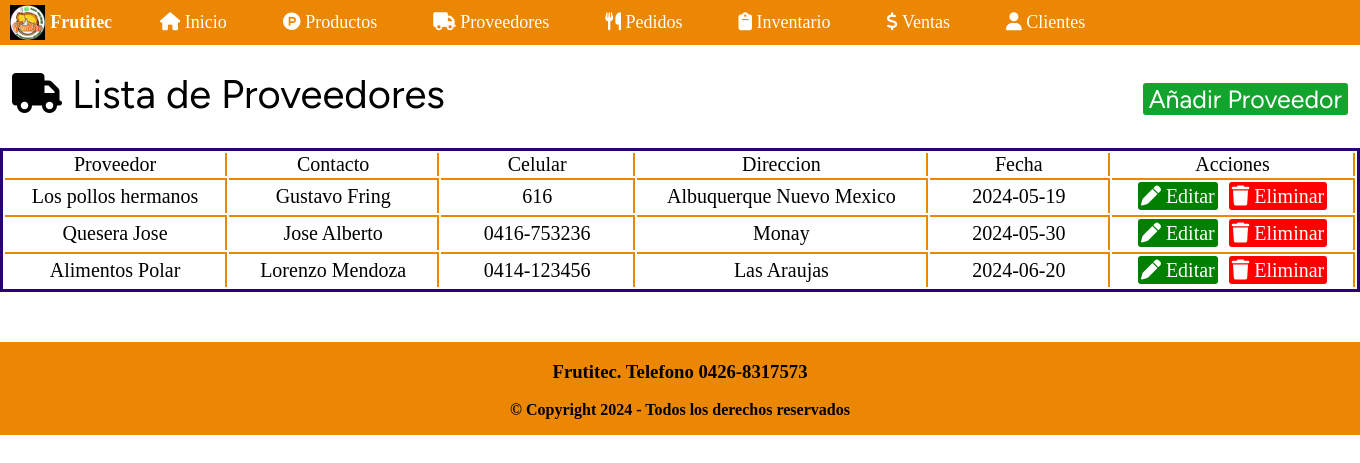
Page /assets/PHP/proveedores.php (signed in) on the committed database.
### tables this page shows
CREATE TABLE `registro_proveedores` (
  `idproveedor` int(25) NOT NULL,
  `proveedor` varchar(50) DEFAULT NULL,
  `contacto` varchar(50) DEFAULT NULL,
  `celular` varchar(20) DEFAULT NULL,
  `direccion` varchar(50) DEFAULT NULL,
  `fecha` date DEFAULT NULL
);

### assets/PHP/proveedores.php (the view, shortened to what this page needs)
<!DOCTYPE html>
<html lang="en">
<head>
    <link rel="stylesheet" href="../Css/proveedores.css">
    <link rel="stylesheet" href="https://cdnjs.cloudflare.com/ajax/libs/font-awesome/6.5.1/css/all.min.css">
</head>
<body>
    <header>
        <nav>
            <ul>
                <li><img src="../images/Logo.jpg" alt="LogoFrutitec" height="35px" class="logo-nav"></li>
                <h4>Frutitec</h4>
                <li><a href="../PHP/menu.php"><i class="fa-solid fa-house"></i> Inicio</a></li>
                <li><a href="../PHP/productos.php"><i class="fa-brands fa-product-hunt"></i> Productos</a></li>
                <li><a href="../PHP/proveedores.php"><i class="fa-solid fa-truck"></i> Proveedores</a></li>
                <li><a href="../PHP/pedidos.php"><i class="fa-solid fa-utensils"></i> Pedidos</a></li>
                <li><a href="../PHP/inventario.php"><i class="fa-solid fa-clipboard"></i> Inventario</a></li>
                <li><a href="../PHP/ventas.php"><i class="fa-solid fa-dollar-sign"></i> Ventas</a></li>
                <li><a href="../PHP/clientes.php"><i class="fa-solid fa-user"></i> Clientes </a></li>
            </ul>
        </nav>
    </header>
    <div class="icon">
        <div class="icon2"><i class="fa-solid fa-truck"></i> Lista de Proveedores</div>
        <div class="btnAnadir"><button onclick="openModal2()">Añadir Proveedor</button></div>
    </div>
    <table>
        <tr>
            <td>Proveedor</td>
            <td>Contacto</td>
            <td>Celular</td>
            <td>Direccion</td>
            <td>Fecha</td>
            <td>Acciones</td>
        </tr>
        <?php
        include 'conexion1.php';
        $sql = "SELECT * FROM registro_proveedores";
        $result = mysqli_query($conexion, $sql);
        while ($mostrar = mysqli_fetch_array($result)) {
        ?>
            <tr class="tabla2">
                <td><?php echo $mostrar['proveedor'] ?></td>
                <td><?php echo $mostrar['contacto'] ?></td>
                <td><?php echo $mostrar['celular'] ?></td>
                <td><?php echo $mostrar['direccion'] ?></td>
                <td><?php echo $mostrar['fecha'] ?></td>
                <td><a href="editarProveedor.php?
                     idproveedor=<?php echo $mostrar['idproveedor'] ?>&
                     proveedor=<?php echo $mostrar['proveedor'] ?>&
                     contacto=<?php echo $mostrar['contacto'] ?>&
                     celular=<?php echo $mostrar['celular'] ?>&
                     direccion=<?php echo $mostrar['direccion'] ?>&
                     fecha=<?php echo $mostrar['fecha'] ?> &
                     " class="editar"><i class="fa-solid fa-pen"></i> Editar</a>
                    <a href="eliminarProveedor.php? idproveedor=<?php echo $mostrar['idproveedor'] ?>" class="eliminar" onclick='return confirmacion2()'><i class="fa-solid fa-trash"></i> Eliminar</a>
                </td>
            </tr>
        <?php
        }
        ?>
    </table>
    <footer>
        <h3>Frutitec. Telefono 0426-8317573</h3>
        <strong>
            <p>&copy; Copyright 2024 - Todos los derechos reservados
        </strong>
    </footer>
</body>
</html>

### assets/Css/proveedores.css (style rules this page uses)
:root { --fondosNaranjas: rgb(236, 135, 3); --light-color: #ffff; --menu: WorkSans; --titulo: figtree; }
body { padding: 0; margin: 0; box-sizing: border-box; overflow-x: hidden; }
header { background: var(--fondosNaranjas); text-align: center; font-size: 50px; width: auto; }
.logo-nav { margin-top: 25px; margin-bottom: 20px; margin-left: -35px; position: relative; }
h4 { color: var(--light-color); }
nav ul { display: flex; align-items: center; list-style: none; font-size: 18px; margin: 0px; padding: 0px; width: 1350px; height: 45px; font-family: var(--menu); }
nav ul li { margin: 5px; margin-left: 45px; }
nav ul li a { color: var(--light-color); text-decoration: none; cursor: pointer; }
.icon { display: flex; margin: 25px 0px 30px 12px; justify-content: space-between; align-items: center; }
.icon2, .btnAnadir { font-size: 40px; font-family: var(--titulo); }
button { margin-right: 12px; font-size: 25px; font-family: var(--titulo); background: rgb(19, 164, 46); color: var(--light-color); border:none; border-radius: 3px; }
table { margin: 25px 0px 0px 0px; font-size: 20px; font-family: var(--menu); border: 3px solid #280274; width: 100%; }
tr { text-align: center; }
td { padding: 0px 50px 0px 50px; border-right: 2px solid var(--fondosNaranjas); }
.tabla2 td { border-top: 2px solid var(--fondosNaranjas); padding: 5px; text-align: center; }
.eliminar { text-decoration: none; padding: 3px; color: white; background: red; border-radius: 3px; font-family: var(--menu); width: auto; height: auto; margin-right: auto; }
.editar { text-decoration: none; padding: 3px; color: white; background: green; border-radius: 3px; font-family: var(--menu); width: auto; height: auto; margin-left: auto; }
a { margin: 3px; }
footer { background: var(--fondosNaranjas); width: 100%; text-align: center; margin-top: 50px; position: absolute; }

### rows in the picture
registro_proveedores: proveedor "Los pollos hermanos", contacto "Gustavo Fring", celular "616", direccion "Albuquerque Nuevo Mexico", fecha "2024-05-19"
registro_proveedores: proveedor "Quesera Jose", contacto "Jose Alberto", celular "0416-753236", direccion "Monay", fecha "2024-05-30"
registro_proveedores: proveedor "Alimentos Polar", contacto "Lorenzo Mendoza", celular "0414-123456", direccion "Las Araujas", fecha "2024-06-20"
